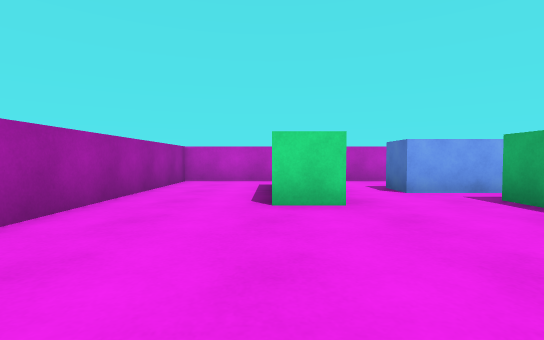
view 1 (above)

17 first-person views from a walk through a Unity game level. The camera is 0.62 m above the floor, tilts 2° down and sees 85° across. The floor is counted in squares, 1 m on a side. Each view is taken from the middle of a square. On the plan, view 1 faces up. The plan holds only what a view shows up to about 9 squares ahead; the rest is blank. The player character is not drawn.

view 2
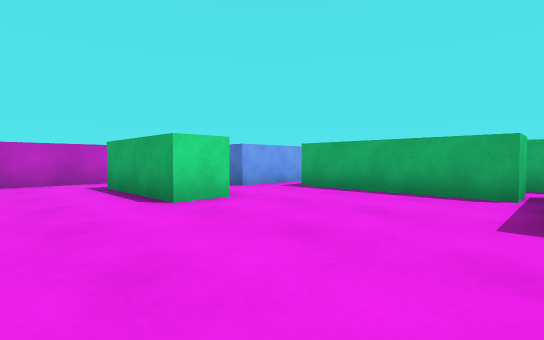

view 3
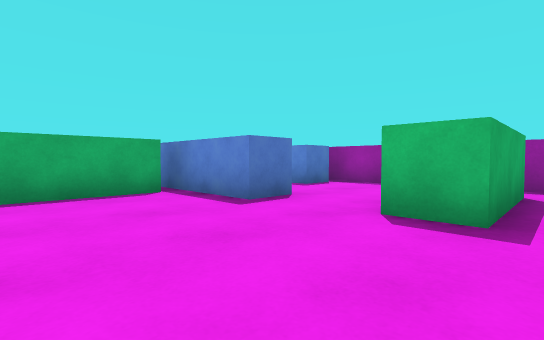

view 4
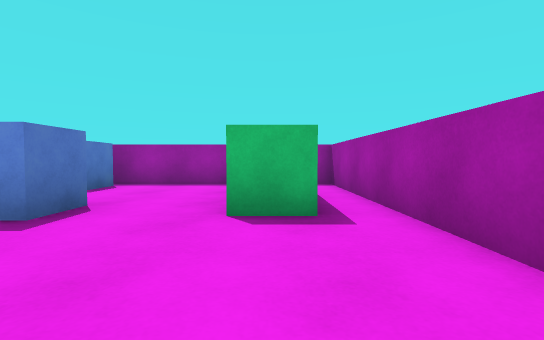

view 5
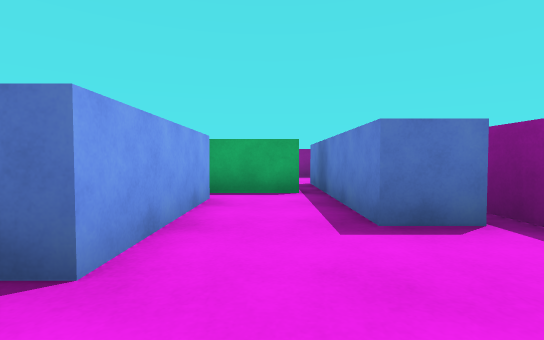

view 6
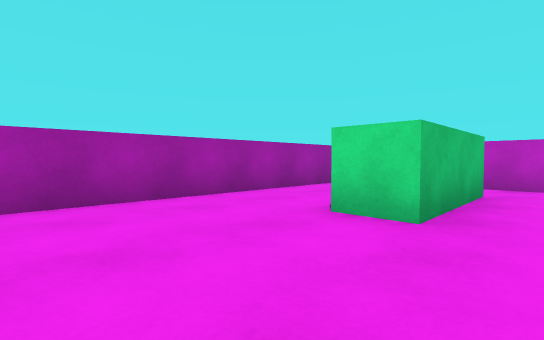

view 7
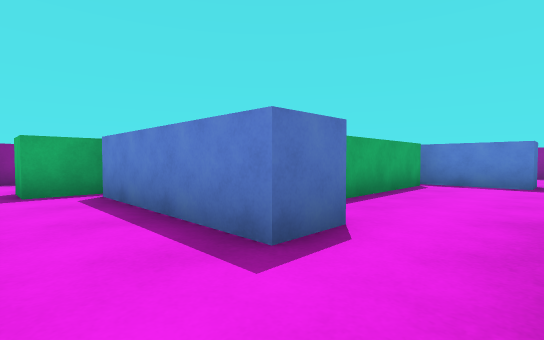

view 8
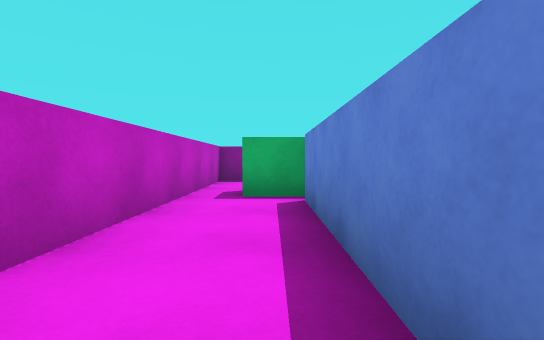

view 9
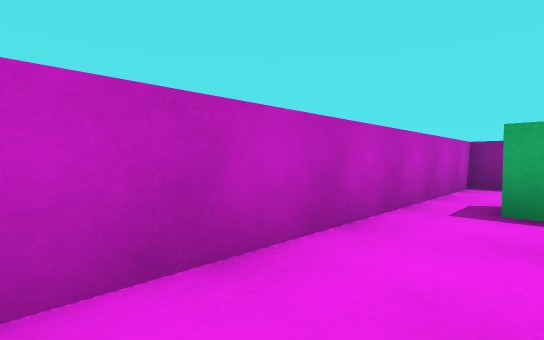

view 10
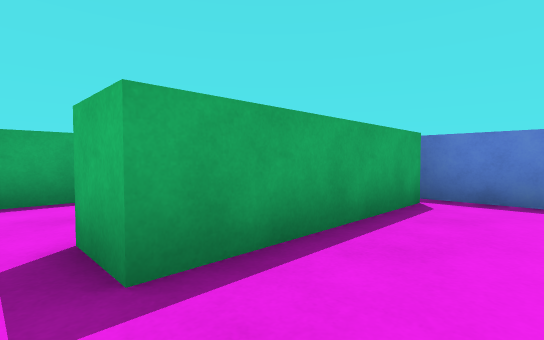

view 11
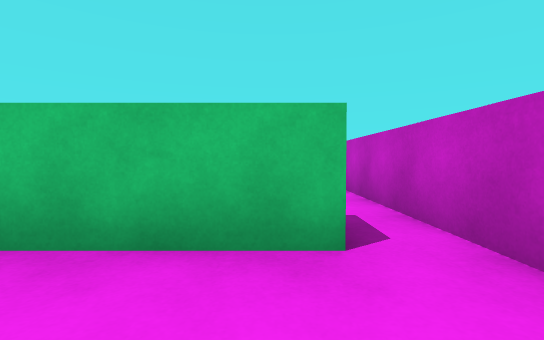

view 12
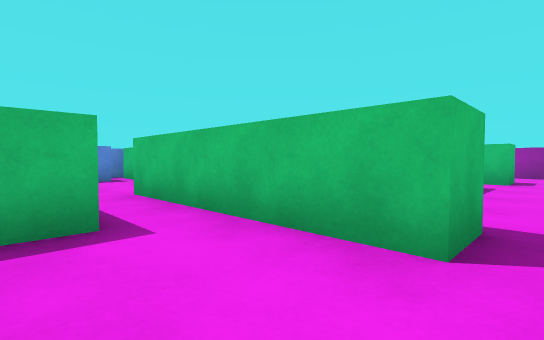

view 13
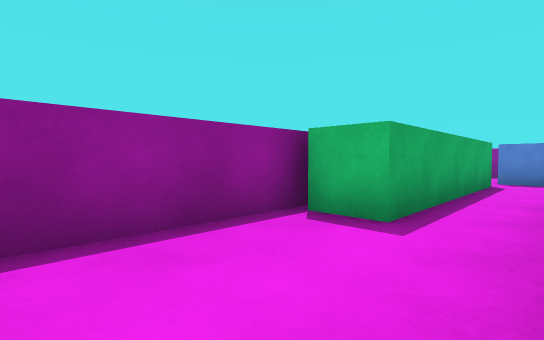

view 14
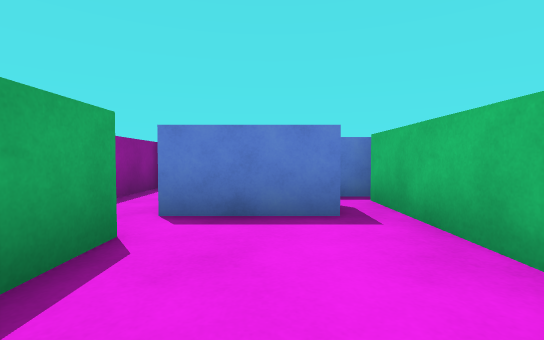

view 15
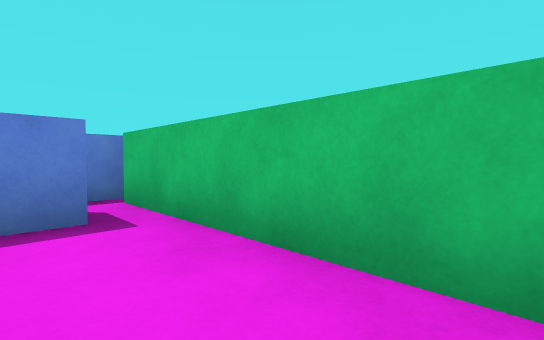

view 16
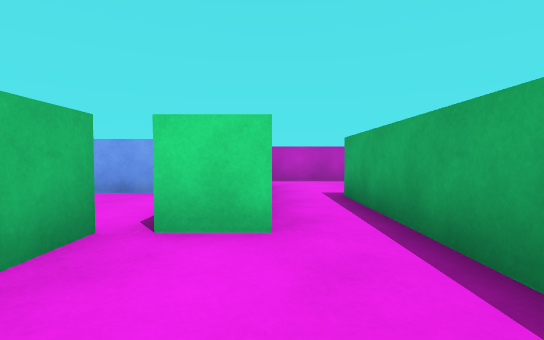

view 17
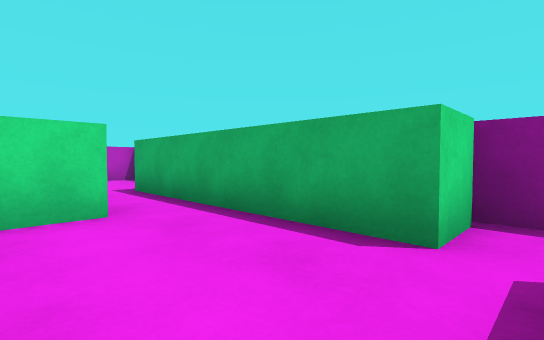

### Floor plan
Ten units are one square. View 1 is at (0, 0); x grows to the right and y downward. Boxes are objects, and circles mark ways between rooms. Rooms are numbered by the first view taken in them; rooms with no view inside come last. Other rooms are left out.
<svg viewBox="-30 -90 140 140">
<path fill="none" stroke="#000" d="M10 -40 0 -40 0 -70 10 -70M15 10 15 0 46 0M35 -5 35 -45M15 -85 -25 -85 -25 45 -14 45M-15 32 -15 3 -5 3M1 45 35 45M27 41 27 30 60 30M48 10 15 10M55 25 55 -6M25 -65 65 -65M65 -85 15 -85M70 -61 70 -75M35 -55 25 -55 25 -65M10 -70 10 -40M93 -51 102 -51M70 -75 80 -75 80 -55M105 -48 105 -85 65 -85M65 -25 65 25M105 9 105 4 93 4 93 -51M60 30 76 30M80 -55 80 -25 70 -25M105 45 105 27M35 -45 45 -45M59 -55 35 -55M70 -39 70 -61"/>
<rect x="75" y="5" width="20" height="20" fill="#bbb"><title>blue block</title></rect>
<circle cx="-10" cy="40" r="3" fill="#2a7"/>
<circle cx="5" cy="10" r="3" fill="#2a7"/>
<circle cx="5" cy="-80" r="3" fill="#2a7"/>
<circle cx="25" cy="-40" r="3" fill="#2a7"/>
<circle cx="20" cy="-60" r="3" fill="#2a7"/>
<circle cx="70" cy="-80" r="3" fill="#2a7"/>
<circle cx="40" cy="-50" r="3" fill="#2a7"/>
<circle cx="90" cy="-50" r="3" fill="#2a7"/>
<text x="0" y="-30">1</text>
<text x="10" y="30">2</text>
<text x="40" y="-80">3</text>
<text x="20" y="-50">4</text>
<text x="90" y="-70">5</text>
<text x="80" y="-10">6</text>
<text x="50" y="-40">7</text>
</svg>
Room 1 opens to room 2. Room 1 opens to room 3. Room 1 opens to room 4. Room 3 opens to room 4. Room 3 opens to room 5. Room 4 opens to room 7. Room 5 opens to room 6.

Where each view was taken, in squares from view 1:
view 1: 0 up, 0 right, facing up
view 2: 0 up, 2 left, facing up-right
view 3: 3 up, 2 left, facing down-right
view 4: 3 up, 1 left, facing down
view 5: 2 down, 0 right, facing right
view 6: 1 up, 2 right, facing up-left
view 7: 8 up, 1 right, facing down-right
view 8: 7 up, 2 right, facing right
view 9: 7 up, 3 right, facing up-right
view 10: 5 up, 2 right, facing down-right
view 11: 7 up, 10 right, facing left
view 12: 8 up, 10 right, facing down-left
view 13: 8 up, 8 right, facing down-right
view 14: 2 up, 8 right, facing down
view 15: 2 up, 8 right, facing down-left
view 16: 0 up, 8 right, facing up
view 17: 1 down, 7 right, facing up-right
